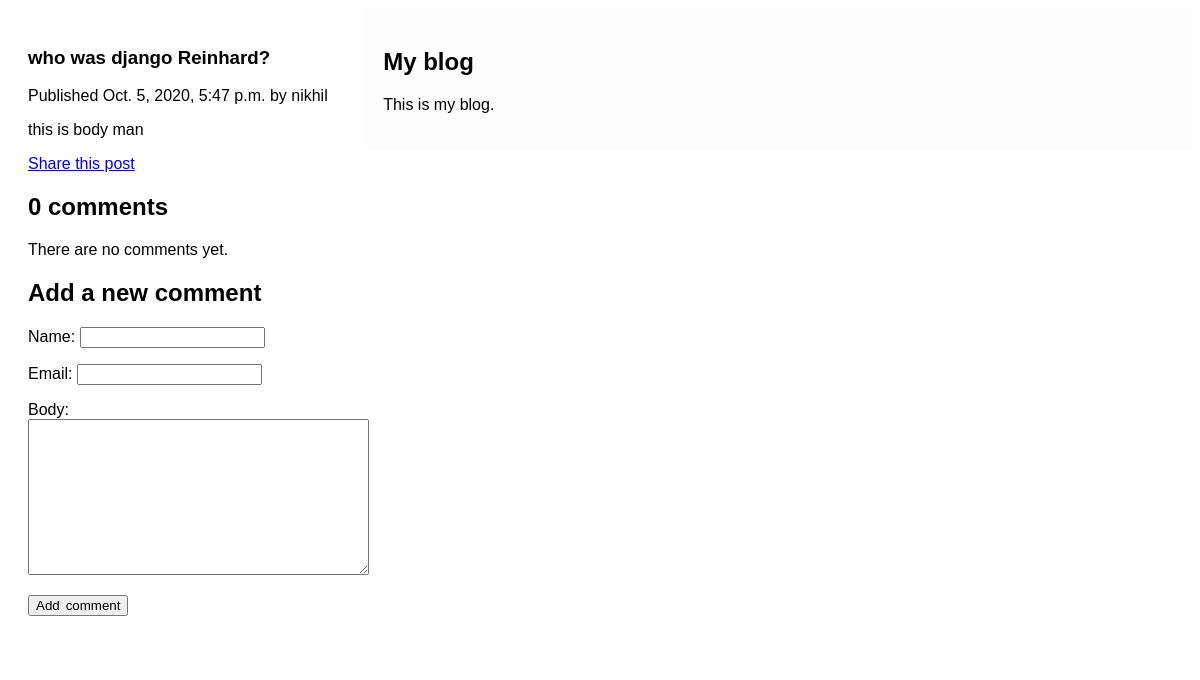
/blog/2020/10/5/xyz/, run on the app's committed database.
### blog/models.py (models this page shows, shortened)
class Post(models.Model):
    STATUS_CHOICES = (
        ("draft", "Draft"),
        ("published", "Published"),
    )
    title = models.CharField(max_length=250)
    slug = models.SlugField(max_length=250, unique_for_date="publish")
    author = models.ForeignKey(
        User, on_delete=models.CASCADE, related_name="blog_posts"
    )
    body = models.TextField()
    publish = models.DateTimeField(default=timezone.now)
    created = models.DateTimeField(auto_now_add=True)
    updated = models.DateTimeField(auto_now=True)
    status = models.CharField(max_length=10, choices=STATUS_CHOICES, default="draft")
    class Meta:
        ordering = ("-publish",)
    objects = models.Manager()  # 	The	default	manager.
    published = PublishedManager()  # 	Our	custom	manager.

### blog/views.py (the view)
def post_detail(request, year, month, day, post):
    post = get_object_or_404(
        Post,
        slug=post,
        status="published",
        publish__year=year,
        publish__month=month,
        publish__day=day,
    )
    comments=post.comments.filter(active=True)
    new_comment=None
    if	request.method=='POST':
        comment_form=CommentForm(data=request.POST)
        if	comment_form.is_valid():
            new_comment=comment_form.save(commit=False)
            new_comment.post=post
            new_comment.save()
    else:
        comment_form	=	CommentForm()
    return	render(request,'blog/post/detail.html',{'post':	post,'comments':	comments,'new_comment':	new_comment,'comment_form':	comment_form})

### blog/forms.py
class CommentForm(forms.ModelForm):
    class Meta:
        model = Comment
        fields = ("name", "email", "body")

### templates/blog/post/detail.html (shortened to what this page needs)
{%	extends	"blog/base.html"	%}
{%	block	content	%}
<h1>{{ post.title	}}</h1>
<p class="date">
    Published {{ post.publish	}} by {{ post.author	}}
</p>
{{ post.body|linebreaks	}}
<p>
    <a href="{%	url	'blog:post_share' post.id%}">
        Share this post
    </a>
</p>
{%	with	comments.count	as	total_comments	%}
<h2>
    {{ total_comments	}} comment{{ total_comments|pluralize	}}
</h2>
{%	for	comment	in	comments	%}
<div class="comment">
    <p class="info">
        Comment {{ forloop.counter	}} by {{ comment.name	}}
        {{ comment.created	}}
    </p>
    {{ comment.body|linebreaks	}}
</div>
{%	empty	%}
<p>There are no comments yet.</p>
{%	endfor	%}
{%	if	new_comment	%}
<h2>Your comment has been added.</h2>
{%	else	%}
<h2>Add a new comment</h2>
<form action="." method="post">
    {{ comment_form.as_p	}}
    <p><input type="submit" value="Add	comment"></p>
</form>
{%	endif	%}
{%	endwith	%}
{%	endblock	%}

### static/css/blog.css (style rules this page uses)
* { box-sizing: border-box; }
body { font-family: Arial, Helvetica, sans-serif; }

### data on the page
Post: title "who was django Reinhard?", publish "Oct. 5, 2020, 5:47 p.m.", author "nikhil", body "this is body man"

### other printed values
{{ total_comments }} "0"
